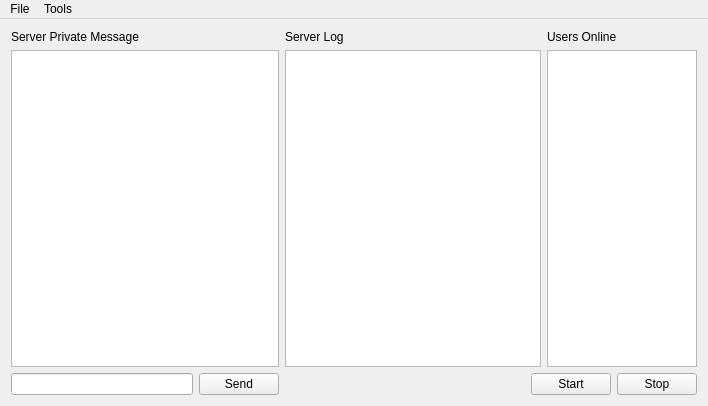
<?xml version="1.0" encoding="UTF-8"?>
<ui version="4.0">
 <class>AAServerWindow</class>
 <widget class="QMainWindow" name="AAServerWindow">
  <property name="geometry">
   <rect>
    <x>0</x>
    <y>0</y>
    <width>708</width>
    <height>406</height>
   </rect>
  </property>
  <property name="windowTitle">
   <string>AAServer</string>
  </property>
  <property name="windowIcon">
   <iconset resource="resource.qrc">
    <normaloff>:/Images/icon.png</normaloff>:/Images/icon.png</iconset>
  </property>
  <widget class="QWidget" name="centralWidget">
   <layout class="QGridLayout" name="gridLayout_4">
    <item row="0" column="0">
     <layout class="QGridLayout" name="gridLayout">
      <item row="0" column="0" colspan="2">
       <widget class="QLabel" name="label">
        <property name="text">
         <string>Server Private Message</string>
        </property>
       </widget>
      </item>
      <item row="1" column="0" colspan="2">
       <widget class="QTextBrowser" name="chatArea"/>
      </item>
      <item row="2" column="0">
       <widget class="QLineEdit" name="lineEdit"/>
      </item>
      <item row="2" column="1">
       <widget class="QPushButton" name="Send">
        <property name="text">
         <string>Send</string>
        </property>
       </widget>
      </item>
     </layout>
    </item>
    <item row="0" column="1">
     <layout class="QGridLayout" name="gridLayout_2">
      <item row="0" column="0">
       <widget class="QLabel" name="label_2">
        <property name="text">
         <string>Server Log</string>
        </property>
       </widget>
      </item>
      <item row="0" column="2" rowspan="2">
       <layout class="QGridLayout" name="gridLayout_3">
        <item row="0" column="0">
         <widget class="QLabel" name="label_3">
          <property name="text">
           <string>Users Online</string>
          </property>
         </widget>
        </item>
        <item row="1" column="0">
         <widget class="QListWidget" name="users">
          <property name="maximumSize">
           <size>
            <width>150</width>
            <height>16777215</height>
           </size>
          </property>
         </widget>
        </item>
       </layout>
      </item>
      <item row="1" column="0" colspan="2">
       <widget class="QTextBrowser" name="textinfo"/>
      </item>
      <item row="2" column="1" colspan="2">
       <layout class="QHBoxLayout" name="horizontalLayout_2">
        <item>
         <spacer name="horizontalSpacer">
          <property name="orientation">
           <enum>Qt::Horizontal</enum>
          </property>
          <property name="sizeHint" stdset="0">
           <size>
            <width>40</width>
            <height>20</height>
           </size>
          </property>
         </spacer>
        </item>
        <item>
         <widget class="QPushButton" name="Start">
          <property name="text">
           <string>Start</string>
          </property>
         </widget>
        </item>
        <item>
         <widget class="QPushButton" name="Stop">
          <property name="text">
           <string>Stop</string>
          </property>
         </widget>
        </item>
       </layout>
      </item>
     </layout>
    </item>
   </layout>
  </widget>
  <widget class="QMenuBar" name="menuBar">
   <property name="geometry">
    <rect>
     <x>0</x>
     <y>0</y>
     <width>708</width>
     <height>21</height>
    </rect>
   </property>
   <widget class="QMenu" name="menuFile">
    <property name="title">
     <string>File</string>
    </property>
    <addaction name="separator"/>
    <addaction name="actionExit"/>
   </widget>
   <widget class="QMenu" name="menuTools">
    <property name="title">
     <string>Tools</string>
    </property>
    <addaction name="actionHashTable"/>
   </widget>
   <addaction name="menuFile"/>
   <addaction name="menuTools"/>
  </widget>
  <action name="actionExit">
   <property name="text">
    <string>Exit</string>
   </property>
  </action>
  <action name="actionHashTable">
   <property name="text">
    <string>HashTable</string>
   </property>
  </action>
  <action name="actionServer_Public_Message">
   <property name="text">
    <string>Server Public Message</string>
   </property>
  </action>
 </widget>
 <layoutdefault spacing="6" margin="11"/>
 <resources>
  <include location="resource.qrc"/>
 </resources>
 <connections/>
</ui>
